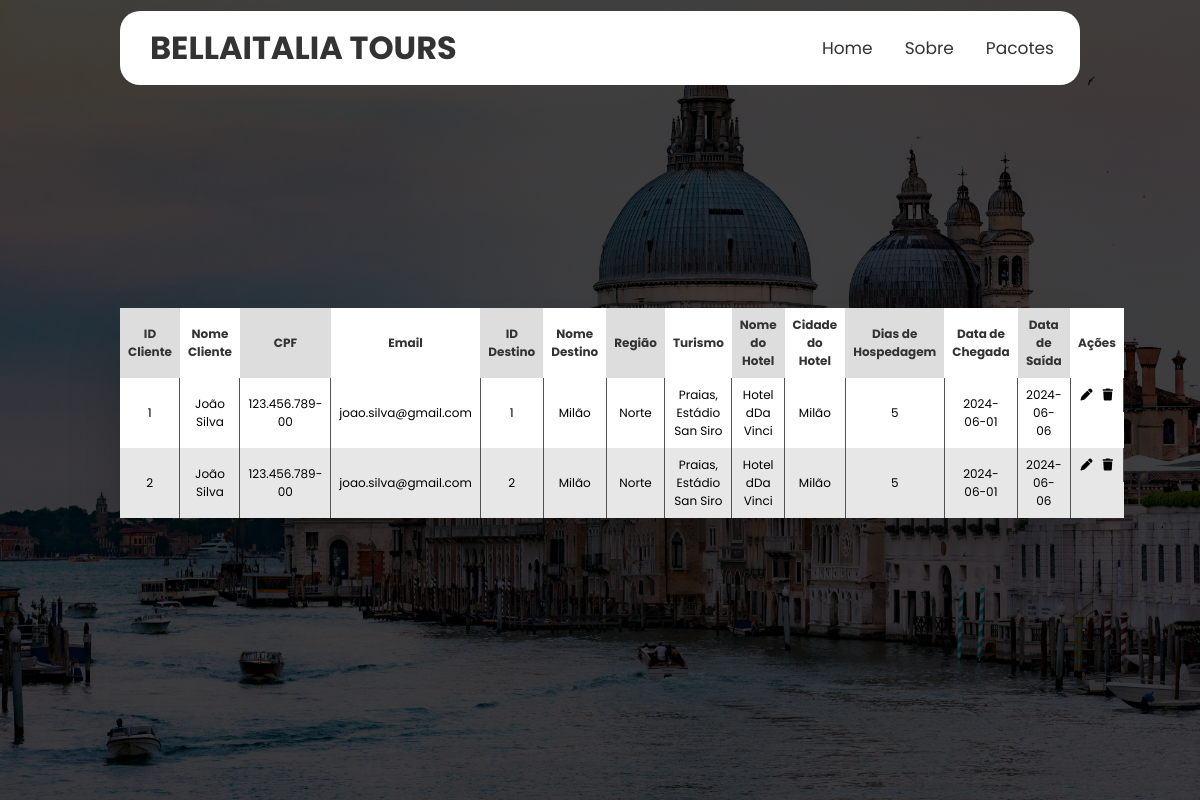
Screenshot of /listarReservas.php with the database file from the repository.
### tables this page shows
CREATE TABLE `cliente` (
  `id_cliente` int(11) NOT NULL,
  `nome` varchar(100) NOT NULL,
  `cpf` varchar(14) NOT NULL,
  `email` varchar(100) NOT NULL
);

CREATE TABLE `destino` (
  `id_destino` int(11) NOT NULL,
  `nome_destino` varchar(100) NOT NULL,
  `regiao` varchar(100) NOT NULL,
  `turismo` varchar(255) NOT NULL
);

CREATE TABLE `hotel` (
  `id_hotel` int(11) NOT NULL,
  `nome_hotel` varchar(100) NOT NULL,
  `cidade_hotel` varchar(100) NOT NULL,
  `dias_hospedagem` int(11) NOT NULL,
  `data_chegada` date NOT NULL,
  `data_saida` date NOT NULL
);

### inserir_dados.php (called while the page is built, shortened)
<?php
function conectarBanco()
{
    $servername = 'localhost';
    $username = 'root';
    $password = '';
    $dbname = 'projetobellaitalia';
    $conn = new mysqli($servername, $username, $password, $dbname);
    return $conn;
}
function listarClientes()
{
    $conn = conectarBanco();
    $sql = "SELECT id_cliente, nome, cpf, email FROM Cliente";
    $result = $conn->query($sql);
    $clientes = [];
    if ($result->num_rows > 0) {
        while ($row = $result->fetch_assoc()) {
            $clientes[] = $row;
        }
    }
    return $clientes;
}
function listarDestinos()
{
    $conn = conectarBanco();
    $sql = "SELECT id_destino, nome_destino, regiao, turismo FROM Destino";
    $result = $conn->query($sql);
    $destinos = [];
    if ($result->num_rows > 0) {
        while ($row = $result->fetch_assoc()) {
            $destinos[] = $row;
        }
    }
    return $destinos;
}
function listarHoteis()
{
    $conn = conectarBanco();
    $sql = "SELECT nome_hotel, cidade_hotel, dias_hospedagem, data_chegada, data_saida FROM Hotel";
    $result = $conn->query($sql);
    $hoteis = [];
    if ($result->num_rows > 0) {
        while ($row = $result->fetch_assoc()) {
            $hoteis[] = $row;
        }
    }
    return $hoteis;
}
?>

### listarReservas.php (the view, shortened to what this page needs)
<?php
include 'inserir_dados.php';
$dados = [
    'clientes' => listarClientes(),
    'destinos' => listarDestinos(),
    'hoteis' => listarHoteis()
];
?>
<!DOCTYPE html>
<html lang="pt-BR">
<head>
    <link rel="stylesheet" href="https://cdnjs.cloudflare.com/ajax/libs/font-awesome/6.5.2/css/all.min.css" />
    <link rel="stylesheet" href="./css/listarReserva.css">
</head>
<body>
    <div class="nav">
        <div class="navBar">
            <h1>BELLAITALIA TOURS</h1>
            <div class="links">
                <a href="home.php">Home</a>
                <a href="#news">Sobre</a>
                <a href="#contact">Pacotes</a>
            </div>
        </div>
    </div>
    <div class="table">
        <div class="info-table">
            <table class="fl-table">
                <thead>
                    <tr>
                        <th>ID Cliente</th>
                        <th>Nome Cliente</th>
                        <th>CPF</th>
                        <th>Email</th>
                        <th>ID Destino</th>
                        <th>Nome Destino</th>
                        <th>Região</th>
                        <th>Turismo</th>
                        <th>Nome do Hotel</th>
                        <th>Cidade do Hotel</th>
                        <th>Dias de Hospedagem</th>
                        <th>Data de Chegada</th>
                        <th>Data de Saída</th>
                        <th>Ações</th>
                    </tr>
                </thead>
                <?php
                $maxRows = max(count($dados['clientes']), count($dados['destinos']), count($dados['hoteis']));
                for ($i = 0; $i < $maxRows; $i++) {
                    echo "<tr>";
                    if (isset($dados['clientes'][$i])) {
                        echo "<td>" . $dados['clientes'][$i]['id_cliente'] . "</td>";
                        echo "<td>" . $dados['clientes'][$i]['nome'] . "</td>";
                        echo "<td>" . $dados['clientes'][$i]['cpf'] . "</td>";
                        echo "<td>" . $dados['clientes'][$i]['email'] . "</td>";
                    } else {
                        echo "<td colspan='4'></td>";
                    }
                    if (isset($dados['destinos'][$i])) {
                        echo "<td>" . $dados['destinos'][$i]['id_destino'] . "</td>";
                        echo "<td>" . $dados['destinos'][$i]['nome_destino'] . "</td>";
                        echo "<td>" . $dados['destinos'][$i]['regiao'] . "</td>";
                        echo "<td>" . $dados['destinos'][$i]['turismo'] . "</td>";
                    } else {
                        echo "<td colspan='4'></td>";
                    }
                    if (isset($dados['hoteis'][$i])) {
                        echo "<td>" . $dados['hoteis'][$i]['nome_hotel'] . "</td>";
                        echo "<td>" . $dados['hoteis'][$i]['cidade_hotel'] . "</td>";
                        echo "<td>" . $dados['hoteis'][$i]['dias_hospedagem'] . "</td>";
                        echo "<td>" . $dados['hoteis'][$i]['data_chegada'] . "</td>";
                        echo "<td>" . $dados['hoteis'][$i]['data_saida'] . "</td>";
                    } else {
                        echo "<td colspan='5'></td>";
                    }
                    echo "<td class='action-icons'>";
                    echo "<a href='editar.php?id=" . $i . "'><i class='fas fa-pen'></i></a>";
                    echo "<a href='deletar.php?id=" . $i . "'><i class='fas fa-trash'></i></a>";
                    echo "</td>";
                    echo "</tr>";
                }
                ?>
            </table>
        </div>
    </div>
</body>
</html>

### css/listarReserva.css (style rules this page uses)
* { margin: 0; padding: 0; box-sizing: border-box; font-family: 'Poppins', sans-serif; }
.nav { display: flex; justify-content: center; align-items: center; }
.navBar { background-color: #fff; overflow: hidden; display: flex; align-items: center; justify-content: space-between; border-radius: 20px; width: 80%; margin: 0; padding: 10px; position: absolute; margin-top: 6rem; z-index: 2; }
.navBar h1 { margin-left: 20px; color: #333; }
.navBar .links { float: right; }
.navBar a { float: left; color: #333; text-align: center; padding: 14px 16px; text-decoration: none; font-size: 17px; }
.table { width: 100%; height: 100vh; display: table; background-image: linear-gradient(rgba(0, 0, 0, 0.75), rgba(0, 0, 0, 0.75)), url('../Assets/destinoVeneza.jpg'); background-position: center; background-size: cover; display: flex; justify-content: center; align-items: center; }
.info-table { margin: 10px 70px 70px; box-shadow: 0px 30px 50px rgba( 0, 0, 0, 0.2 ); width: 80%; margin-top: 6rem; }
.fl-table { border-radius: 5px; font-size: 12px; font-weight: normal; border: none; border-collapse: collapse; width: 100%; max-width: 100%; white-space: normal; background-color: #fff; }
.fl-table td, .fl-table th { text-align: center; padding: 8px; }
.fl-table td { border-right: 1px solid #525252; font-size: 12px; }
.fl-table thead th { color: #333; background: #FFF; }
.fl-table thead th:nth-child(odd) { color: #333; background: #ddd; }
.fl-table tr:nth-child(even) { background: #e7e7e7; }
.action-icons { display: flex; gap: 10px; justify-content: center; }
.action-icons a { text-decoration: none; color: black; }

### rows the page displays
cliente: id_cliente "1", nome "João Silva", cpf "123.456.789-00", email "joao.silva@gmail.com"
destino: id_destino "1", nome_destino "Milão", regiao "Norte", turismo "Praias, Estádio San Siro"
hotel: nome_hotel "Hotel dDa Vinci", cidade_hotel "Milão", dias_hospedagem "5", data_chegada "2024-06-01", data_saida "2024-06-06"
cliente: id_cliente "2", nome "João Silva", cpf "123.456.789-00", email "joao.silva@gmail.com"
destino: id_destino "2", nome_destino "Milão", regiao "Norte", turismo "Praias, Estádio San Siro"
